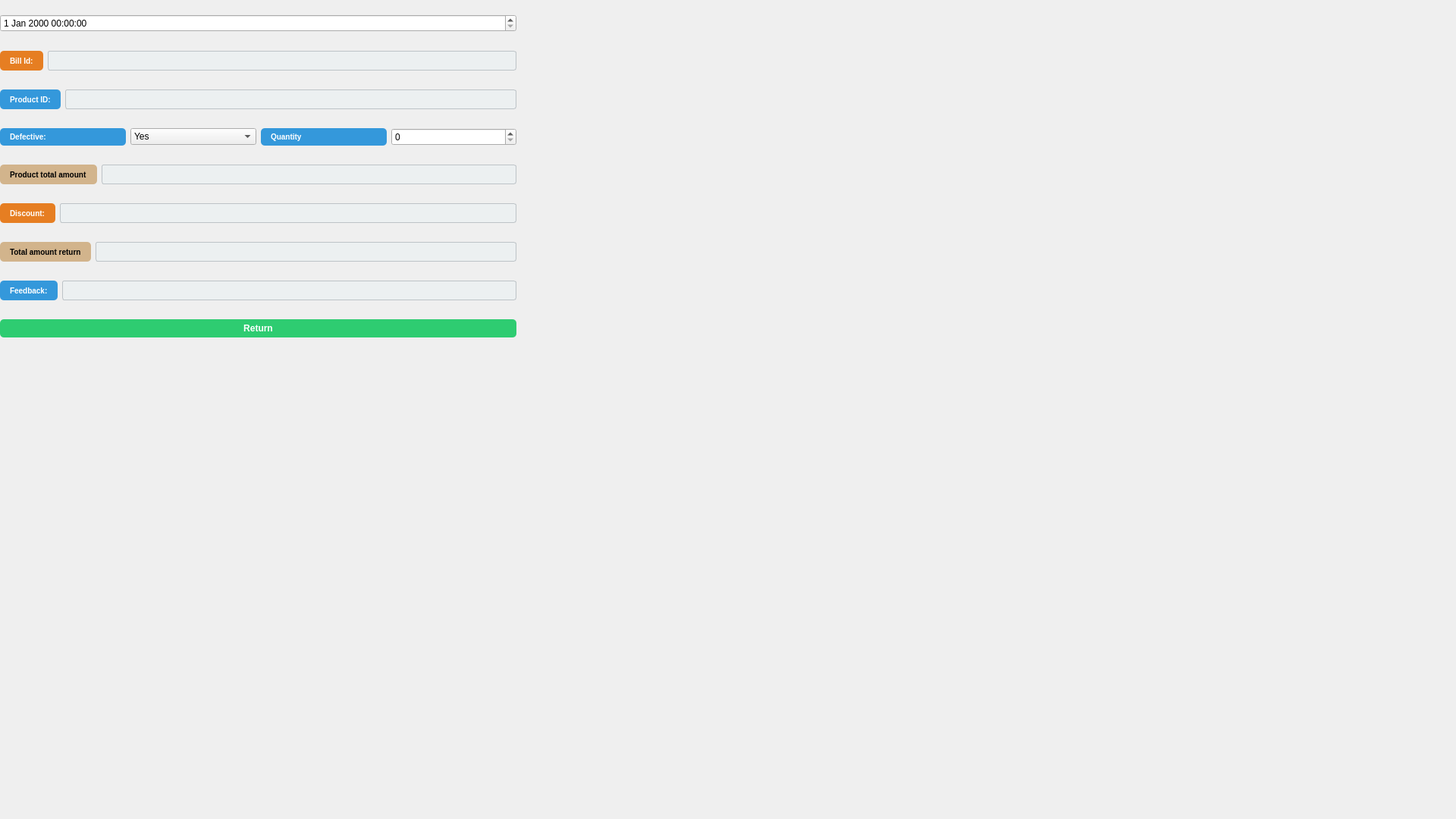
<?xml version="1.0" encoding="UTF-8"?>
<ui version="4.0">
 <class>returnproduct</class>
 <widget class="QWidget" name="returnproduct">
  <property name="geometry">
   <rect>
    <x>0</x>
    <y>0</y>
    <width>1920</width>
    <height>1080</height>
   </rect>
  </property>
  <property name="sizePolicy">
   <sizepolicy hsizetype="Expanding" vsizetype="Expanding">
    <horstretch>0</horstretch>
    <verstretch>0</verstretch>
   </sizepolicy>
  </property>
  <property name="minimumSize">
   <size>
    <width>300</width>
    <height>300</height>
   </size>
  </property>
  <property name="maximumSize">
   <size>
    <width>1920</width>
    <height>1080</height>
   </size>
  </property>
  <property name="windowTitle">
   <string>Dialog</string>
  </property>
  <property name="styleSheet">
   <string notr="true">background: qlineargradient(spread:pad, x1:0, y1:0, x2:1, y2:1,
                            stop:0 #e3f2fd, stop:1 #bbdefb);
</string>
  </property>
  <widget class="QWidget" name="layoutWidget">
   <property name="geometry">
    <rect>
     <x>0</x>
     <y>0</y>
     <width>681</width>
     <height>471</height>
    </rect>
   </property>
   <layout class="QVBoxLayout" name="verticalLayout">
    <item>
     <widget class="QDateTimeEdit" name="dateTimeEdit">
      <property name="styleSheet">
       <string notr="true"/>
      </property>
     </widget>
    </item>
    <item>
     <layout class="QHBoxLayout" name="horizontalLayout_9">
      <item>
       <widget class="QLabel" name="label">
        <property name="styleSheet">
         <string notr="true">QLabel {
background-color: #E67E22;  /* Medium gray */
color: white;
 font-weight: bold;
font-size: 10px;
    border-radius: 5px;
    padding: 5px 10px;
}
</string>
        </property>
        <property name="text">
         <string>Bill Id:</string>
        </property>
       </widget>
      </item>
      <item>
       <widget class="QLineEdit" name="lineEdit_billId">
        <property name="styleSheet">
         <string notr="true">QLineEdit {
    background-color: #ECF0F1;
    color: #2C3E50;
    border: 1px solid #BDC3C7;
    border-radius: 3px;
    padding: 2px 4px;
    font-size: 12px;
    min-height: 20px; /* reduce height */
}

QLineEdit:focus {
    border: 1px solid #3498DB;
    background-color: #FFFFFF;
}

QLineEdit::placeholder {
    color: #95A5A6;
    font-style: italic;
}
</string>
        </property>
       </widget>
      </item>
     </layout>
    </item>
    <item>
     <layout class="QHBoxLayout" name="horizontalLayout_3">
      <item>
       <widget class="QLabel" name="label_product_id">
        <property name="styleSheet">
         <string notr="true">
QLabel {
background-color: #3498DB;  /* Medium gray */
color: white;

    border-radius: 5px;
    padding: 5px 10px;
font-size: 10px;
    font-weight: bold;
}
</string>
        </property>
        <property name="text">
         <string>Product ID:</string>
        </property>
       </widget>
      </item>
      <item>
       <widget class="QLineEdit" name="lineEdit_product_id">
        <property name="styleSheet">
         <string notr="true">QLineEdit {
    background-color: #ECF0F1;
    color: #2C3E50;
    border: 1px solid #BDC3C7;
    border-radius: 3px;
    padding: 2px 4px;
    font-size: 12px;
    min-height: 20px; /* reduce height */
}

QLineEdit:focus {
    border: 1px solid #3498DB;
    background-color: #FFFFFF;
}

QLineEdit::placeholder {
    color: #95A5A6;
    font-style: italic;
}
</string>
        </property>
       </widget>
      </item>
     </layout>
    </item>
    <item>
     <layout class="QHBoxLayout" name="horizontalLayout_8">
      <item>
       <layout class="QHBoxLayout" name="horizontalLayout">
        <item>
         <widget class="QLabel" name="label_defective">
          <property name="styleSheet">
           <string notr="true">
QLabel {
background-color: #3498DB;  /* Medium gray */
color: white;

    border-radius: 5px;
    padding: 5px 10px;
font-size: 10px;
    font-weight: bold;
}
</string>
          </property>
          <property name="text">
           <string>Defective:</string>
          </property>
         </widget>
        </item>
        <item>
         <widget class="QComboBox" name="comboBox_defective">
          <property name="styleSheet">
           <string notr="true">QLineEdit {
    background-color: #ECF0F1;
    color: #2C3E50;
    border: 1px solid #BDC3C7;
    border-radius: 3px;
    padding: 2px 4px;
    font-size: 12px;
    min-height: 20px; /* reduce height */
}

QLineEdit:focus {
    border: 1px solid #3498DB;
    background-color: #FFFFFF;
}

QLineEdit::placeholder {
    color: #95A5A6;
    font-style: italic;
}
</string>
          </property>
          <item>
           <property name="text">
            <string>Yes</string>
           </property>
          </item>
          <item>
           <property name="text">
            <string>No</string>
           </property>
          </item>
         </widget>
        </item>
       </layout>
      </item>
      <item>
       <layout class="QHBoxLayout" name="horizontalLayout_2">
        <item>
         <widget class="QLabel" name="label_quantity">
          <property name="styleSheet">
           <string notr="true">
QLabel {
background-color: #3498DB;  /* Medium gray */
color: white;

    border-radius: 5px;
    padding: 5px 10px;
font-size: 10px;
    font-weight: bold;
}
</string>
          </property>
          <property name="text">
           <string>Quantity</string>
          </property>
         </widget>
        </item>
        <item>
         <widget class="QSpinBox" name="spinBox_quantity"/>
        </item>
       </layout>
      </item>
     </layout>
    </item>
    <item>
     <layout class="QHBoxLayout" name="horizontalLayout_4">
      <item>
       <widget class="QLabel" name="label_producttotalamount">
        <property name="styleSheet">
         <string notr="true">QLabel {
    background-color: #D2B48C;  /* Light brown (tan) */
    color: black;
 font-weight: bold;
font-size: 10px;
    border-radius: 5px;
    padding: 5px 10px;
}</string>
        </property>
        <property name="text">
         <string>Product total amount</string>
        </property>
       </widget>
      </item>
      <item>
       <widget class="QLineEdit" name="lineEdit_producttotalamount">
        <property name="styleSheet">
         <string notr="true">QLineEdit {
    background-color: #ECF0F1;
    color: #2C3E50;
    border: 1px solid #BDC3C7;
    border-radius: 3px;
    padding: 2px 4px;
    font-size: 12px;
    min-height: 20px; /* reduce height */
}

QLineEdit:focus {
    border: 1px solid #3498DB;
    background-color: #FFFFFF;
}

QLineEdit::placeholder {
    color: #95A5A6;
    font-style: italic;
}
</string>
        </property>
       </widget>
      </item>
     </layout>
    </item>
    <item>
     <layout class="QHBoxLayout" name="horizontalLayout_5">
      <item>
       <widget class="QLabel" name="label_discount">
        <property name="styleSheet">
         <string notr="true">QLabel {
background-color: #E67E22;  /* Medium gray */
color: white;
 font-weight: bold;
font-size: 10px;
    border-radius: 5px;
    padding: 5px 10px;
}
</string>
        </property>
        <property name="text">
         <string>Discount:</string>
        </property>
       </widget>
      </item>
      <item>
       <widget class="QLineEdit" name="lineEdit_discount">
        <property name="styleSheet">
         <string notr="true">QLineEdit {
    background-color: #ECF0F1;
    color: #2C3E50;
    border: 1px solid #BDC3C7;
    border-radius: 3px;
    padding: 2px 4px;
    font-size: 12px;
    min-height: 20px; /* reduce height */
}

QLineEdit:focus {
    border: 1px solid #3498DB;
    background-color: #FFFFFF;
}

QLineEdit::placeholder {
    color: #95A5A6;
    font-style: italic;
}
</string>
        </property>
       </widget>
      </item>
     </layout>
    </item>
    <item>
     <layout class="QHBoxLayout" name="horizontalLayout_6">
      <item>
       <widget class="QLabel" name="label_totalamountreturn">
        <property name="styleSheet">
         <string notr="true">QLabel {
    background-color: #D2B48C;  /* Light brown (tan) */
    color: black;
 font-weight: bold;
font-size: 10px;
    border-radius: 5px;
    padding: 5px 10px;
}</string>
        </property>
        <property name="text">
         <string>Total amount return</string>
        </property>
       </widget>
      </item>
      <item>
       <widget class="QLineEdit" name="lineEdit_totalamountreturn">
        <property name="styleSheet">
         <string notr="true">QLineEdit {
    background-color: #ECF0F1;
    color: #2C3E50;
    border: 1px solid #BDC3C7;
    border-radius: 3px;
    padding: 2px 4px;
    font-size: 12px;
    min-height: 20px; /* reduce height */
}

QLineEdit:focus {
    border: 1px solid #3498DB;
    background-color: #FFFFFF;
}

QLineEdit::placeholder {
    color: #95A5A6;
    font-style: italic;
}
</string>
        </property>
       </widget>
      </item>
     </layout>
    </item>
    <item>
     <layout class="QHBoxLayout" name="horizontalLayout_10">
      <item>
       <widget class="QLabel" name="label_2">
        <property name="styleSheet">
         <string notr="true">
QLabel {
background-color: #3498DB;  /* Medium gray */
color: white;

    border-radius: 5px;
    padding: 5px 10px;
font-size: 10px;
    font-weight: bold;
}
</string>
        </property>
        <property name="text">
         <string>Feedback:</string>
        </property>
       </widget>
      </item>
      <item>
       <widget class="QLineEdit" name="lineEdit_feedback">
        <property name="styleSheet">
         <string notr="true">QLineEdit {
    background-color: #ECF0F1;
    color: #2C3E50;
    border: 1px solid #BDC3C7;
    border-radius: 3px;
    padding: 2px 4px;
    font-size: 12px;
    min-height: 20px; /* reduce height */
}

QLineEdit:focus {
    border: 1px solid #3498DB;
    background-color: #FFFFFF;
}

QLineEdit::placeholder {
    color: #95A5A6;
    font-style: italic;
}
</string>
        </property>
       </widget>
      </item>
     </layout>
    </item>
    <item>
     <layout class="QHBoxLayout" name="horizontalLayout_7">
      <item>
       <widget class="QPushButton" name="pushButton_return">
        <property name="styleSheet">
         <string notr="true">QPushButton {
 background-color: #27AE60;  /* Emerald green */
    background-color: #2ECC71;  /* Light green */
;
font-weight: bold;
    color: white;
    border-radius: 5px;
    padding: 5px 10px;
}

QPushButton:hover {
background-color: #1E8449;  /* Darker shade of emerald green */

}
</string>
        </property>
        <property name="text">
         <string>Return</string>
        </property>
        <property name="autoDefault">
         <bool>false</bool>
        </property>
       </widget>
      </item>
     </layout>
    </item>
   </layout>
  </widget>
 </widget>
 <resources/>
 <connections/>
</ui>
